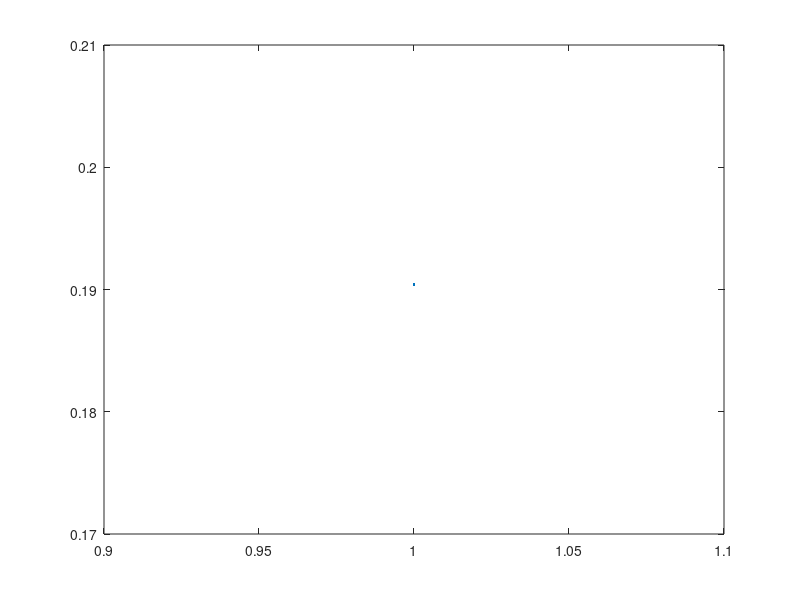

Write the MATLAB code that produced this figure.
clear;
load('ErsLoss_20121109.mat');
dim = length(Py0x);
err = sum(Py0x(1:dim-1))/(Py0x(end)+sum(Py0x(1:dim-1)));
plot(err);